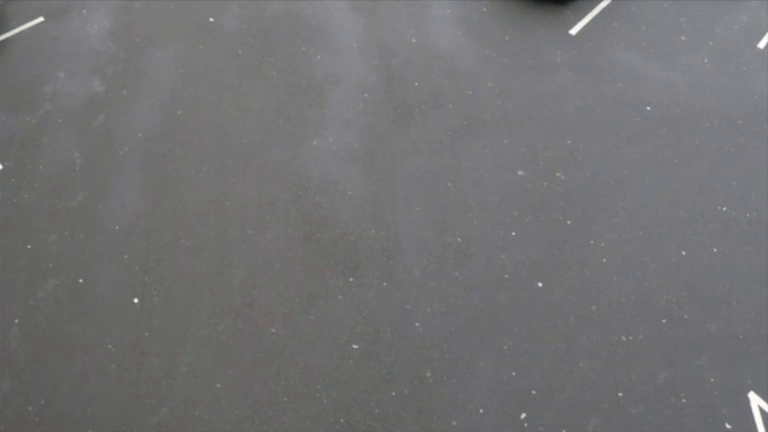
#> input picture frame 37 of Experiment 8 - Solutions by students/car-detection.mp4, 768 x 432 px
$ python exp-8.py
#> lines starting #> are read from the running program, lines starting #| are printed output that depends on the picture
import os
import urllib.request
import cv2
import numpy as np

# -------------------------------------------------------------------------
# Step 1: Load video sequence (downloading car-detection benchmark)
# -------------------------------------------------------------------------
VIDEO_PATH = "car-detection.mp4"
VIDEO_URL = "https://raw.githubusercontent.com/intel-iot-devkit/sample-videos/master/car-detection.mp4"

if not os.path.exists(VIDEO_PATH):
    print("Downloading car-detection.mp4...")
    urllib.request.urlretrieve(VIDEO_URL, VIDEO_PATH)
    print("Download finished.")

cap = cv2.VideoCapture(VIDEO_PATH)
fps = cap.get(cv2.CAP_PROP_FPS)
if fps <= 0:
    fps = 30.0

ret, first_frame = cap.read()
#> first_frame is the input picture: shape (432, 768, 3); mean B, G, R 114.8, 113.7, 114
if not ret:
    cap.release()
    raise RuntimeError("Failed to read video.")

# -------------------------------------------------------------------------
# Step 2: Grayscale conversion & Shi-Tomasi Feature Corner Detection
# -------------------------------------------------------------------------
prev_gray = cv2.cvtColor(first_frame, cv2.COLOR_BGR2GRAY)
feature_params = dict(maxCorners=150, qualityLevel=0.3, minDistance=7, blockSize=7)
p0 = cv2.goodFeaturesToTrack(prev_gray, mask=None, **feature_params)
#> p0 = [[135, 300], [751, 393], [570, 31], [759, 45], [42, 18], [540, 284], [523, 415], [728, 425], [211, 19], [760, 407]]

# Parameters for Step 3: Lucas-Kanade Sparse Flow
lk_params = dict(
    winSize=(15, 15),
    maxLevel=2,
    criteria=(cv2.TERM_CRITERIA_EPS | cv2.TERM_CRITERIA_COUNT, 10, 0.03),
)

# Canvases for Step 4 & Step 6
trajectory_canvas = np.zeros_like(first_frame)
hsv_canvas = np.zeros_like(first_frame)
hsv_canvas[..., 1] = 255  # Fixed saturation

# Tracking metrics accumulators for Step 5 & Step 8
cumulative_distance = 0.0
frame_count = 0
PANEL_W, PANEL_H = 480, 270

print("Running full optical flow pipeline. Press 'q' to exit.")

while cap.isOpened():
    ret, frame = cap.read()
    if not ret:
        break

    frame_count += 1
    frame_gray = cv2.cvtColor(frame, cv2.COLOR_BGR2GRAY)
    lk_vis = frame.copy()

    # Step 2 refresh: Re-detect feature corners if points drop
    if p0 is None or len(p0) < 15:
        p0 = cv2.goodFeaturesToTrack(prev_gray, mask=None, **feature_params)

    # ---------------------------------------------------------------------
    # Step 3, 4, 5, 8: Lucas-Kanade Flow, Trajectory, Direction & Speed
    # ---------------------------------------------------------------------
    current_speeds = []
    current_angles = []
    active_points_count = 0

    if p0 is not None:
        p1, status, err = cv2.calcOpticalFlowPyrLK(
            prev_gray, frame_gray, p0, None, **lk_params
        )
#> p1 = [[135, 299.9], [751, 393], [570.1, 30.89], [759, 44.89], [41.98, 17.88], [540.1, 284], [523, 414.9], [728, 425], [211, 18.94], [760, 407]]; status = [1, 1, 1, 1, 1, 1, 1, 1, 1, 1]; err = [0.979, 1.46, 1.33, 1.3, 1.32, 1.1, 0.887, 1.16, 0.711, 1.15]

        if p1 is not None and status is not None:
            good_new = p1[status == 1]
#> good_new has the same summary as p1
            good_old = p0[status == 1]
#> good_old has the same summary as p0
            active_points_count = len(good_new)
#> active_points_count = 10

            for new_pt, old_pt in zip(good_new, good_old):
                x_new, y_new = new_pt.ravel()
                x_old, y_old = old_pt.ravel()

                dx = float(x_new - x_old)
                dy = float(y_new - y_old)

                # Step 5: Magnitude (displacement) and direction (angle)
                displacement = float(np.hypot(dx, dy))
                angle_deg = float(np.degrees(np.arctan2(dy, dx))) % 360.0

                current_speeds.append(displacement)
                current_angles.append(angle_deg)

                # Step 4: Draw persistent motion trajectory paths & vectors
                trajectory_canvas = cv2.line(
                    trajectory_canvas,
                    (int(x_new), int(y_new)),
                    (int(x_old), int(y_old)),
                    (0, 255, 0),
                    2,
                )
                lk_vis = cv2.circle(
                    lk_vis, (int(x_new), int(y_new)), 4, (0, 0, 255), -1
                )
#> this loop made 10 passes
#> (x_new, y_new, x_old, y_old, dx, dy, displacement, angle_deg) on passes 1 to 10: (135, 299.9, 135, 300, -0.00116, -0.0717, 0.0717, 269.1), (751, 393, 751, 393, 0.0308, -0.05, 0.0587, 301.7), (570.1, 30.89, 570, 31, 0.0678, -0.112, 0.131, 301.2), (759, 44.89, 759, 45, 0.000244, -0.11, 0.11, 270.1), (41.98, 17.88, 42, 18, -0.0209, -0.117, 0.119, 259.8), (540.1, 284, 540, 284, 0.0688, -0.0442, 0.0818, 327.3), (523, 414.9, 523, 415, 0.0407, -0.0674, 0.0787, 301.1), (728, 425, 728, 425, 0.016, 0.0129, 0.0206, 38.91), (211, 18.94, 211, 19, -0.0106, -0.058, 0.0589, 259.7), (760, 407, 760, 407, 0.0293, 0.0144, 0.0327, 26.23)
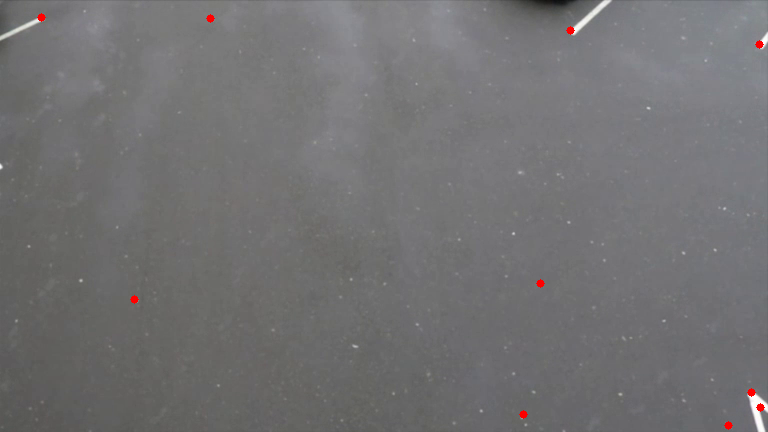
#> lk_vis: shape (432, 768, 3); mean B, G, R 114.6, 113.5, 114.2
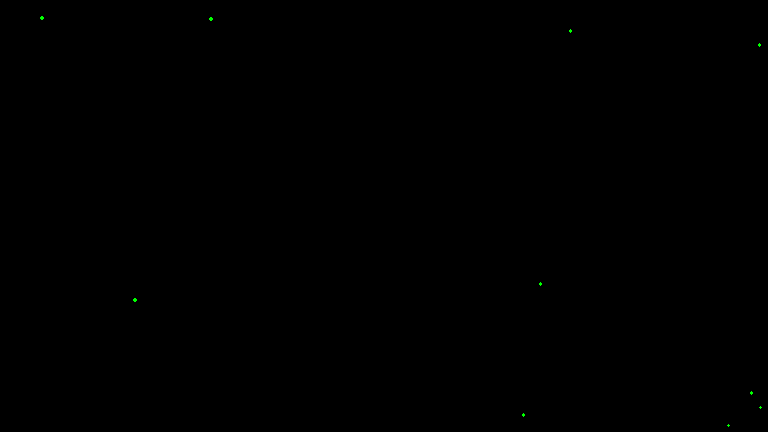
#> trajectory_canvas: shape (432, 768, 3); mean of channels 0, 1, 2 0, 0.1, 0; drawn as B, G, R
#> after the loop, current_angles = [269.1, 301.7, 301.2, 270.1, 259.8, 327.3, 301.1, 38.91, 259.7, 26.23]; current_speeds = [0.0717, 0.0587, 0.131, 0.11, 0.119, 0.0818, 0.0787, 0.0206, 0.0589, 0.0327]

            p0 = good_new.reshape(-1, 1, 2)
#> p0 has the same summary as p1

    # Overlay trajectory lines on LK frame
    lk_vis = cv2.add(lk_vis, trajectory_canvas)

    # Step 8: Calculate instantaneous and cumulative motion metrics
    frame_avg_speed = float(np.mean(current_speeds)) if current_speeds else 0.0
#> frame_avg_speed = 0.0763
    frame_avg_angle = float(np.mean(current_angles)) if current_angles else 0.0
#> frame_avg_angle = 235.5
    cumulative_distance += frame_avg_speed
#> cumulative_distance = 0.0763
    real_time_sec = frame_count / fps

    # ---------------------------------------------------------------------
    # Step 5 & 6: Gunnar Farnebäck Dense Optical Flow (HSV Visualization)
    # ---------------------------------------------------------------------
    flow = cv2.calcOpticalFlowFarneback(
        prev_gray,
        frame_gray,
        None,
        pyr_scale=0.5,
        levels=3,
        winsize=15,
        iterations=3,
        poly_n=5,
        poly_sigma=1.2,
        flags=0,
    )

    flow_mag, flow_ang = cv2.cartToPolar(flow[..., 0], flow[..., 1])
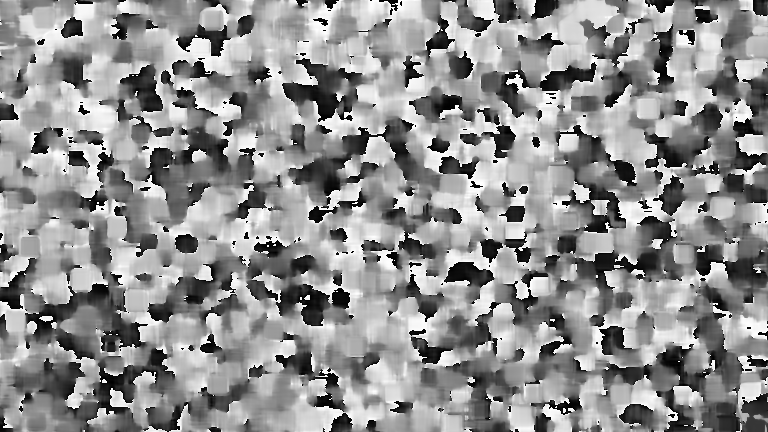
#> flow_ang: shape (432, 768) float32; min 0.000123, max 6.28, mean 3.56; drawn with min black and max white
    hsv_canvas[..., 0] = flow_ang * 180 / np.pi / 2
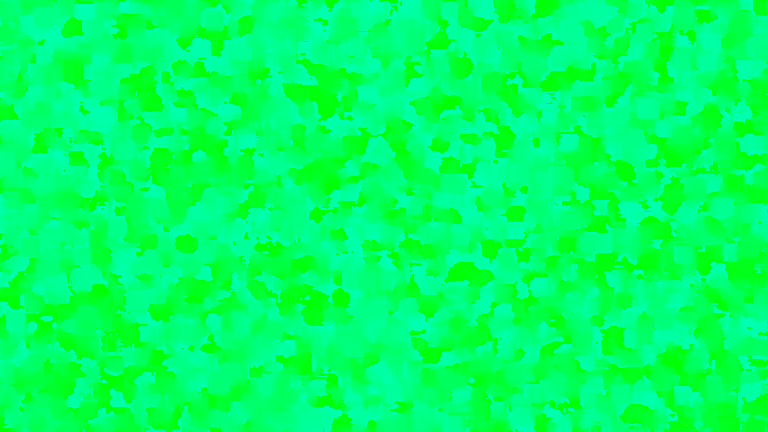
#> hsv_canvas: shape (432, 768, 3); mean of channels 0, 1, 2 101.3, 255, 0; drawn as B, G, R
    hsv_canvas[..., 2] = cv2.normalize(flow_mag, None, 0, 255, cv2.NORM_MINMAX)
    dense_vis = cv2.cvtColor(hsv_canvas, cv2.COLOR_HSV2BGR)

    prev_gray = frame_gray.copy()

    # ---------------------------------------------------------------------
    # Visualization & Live Telemetry Dashboard
    # ---------------------------------------------------------------------
    p1_view = cv2.resize(frame, (PANEL_W, PANEL_H))
    p2_view = cv2.resize(lk_vis, (PANEL_W, PANEL_H))
    p3_view = cv2.resize(dense_vis, (PANEL_W, PANEL_H))

    # Panel Titles
    cv2.putText(p1_view, "1. Input Stream", (12, 22), cv2.FONT_HERSHEY_SIMPLEX, 0.55, (0, 255, 255), 2)
#> p1_view: shape (270, 480, 3); mean B, G, R 114, 114.5, 114.9
    cv2.putText(p2_view, "2. Lucas-Kanade (Sparse)", (12, 22), cv2.FONT_HERSHEY_SIMPLEX, 0.55, (0, 255, 255), 2)
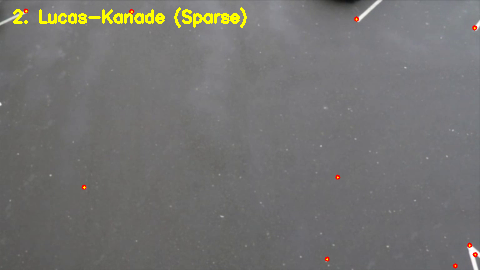
#> p2_view: shape (270, 480, 3); mean B, G, R 113, 115, 115.7
    cv2.putText(p3_view, "3. Farneback (Dense HSV)", (12, 22), cv2.FONT_HERSHEY_SIMPLEX, 0.55, (0, 255, 255), 2)
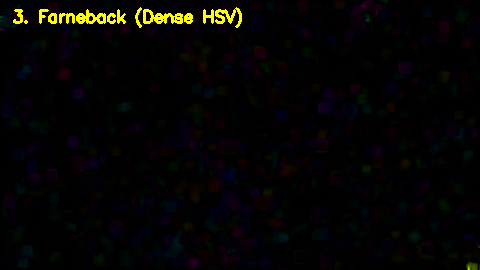
#> p3_view: shape (270, 480, 3); mean B, G, R 3.1, 4.4, 5.2

    # Step 5 & Step 8 HUD Telemetry (Points, Speed, Direction, Trajectory Displacement)
    hud_bg = p2_view.copy()
    cv2.rectangle(hud_bg, (10, PANEL_H - 105), (280, PANEL_H - 10), (0, 0, 0), -1)
    p2_view = cv2.addWeighted(hud_bg, 0.6, p2_view, 0.4, 0)

    cv2.putText(p2_view, f"Tracked Points: {active_points_count}", (15, PANEL_H - 85), cv2.FONT_HERSHEY_SIMPLEX, 0.45, (255, 255, 255), 1)
    cv2.putText(p2_view, f"Speed: {frame_avg_speed:.2f} px/frame", (15, PANEL_H - 65), cv2.FONT_HERSHEY_SIMPLEX, 0.45, (0, 255, 0), 1)
    cv2.putText(p2_view, f"Direction: {frame_avg_angle:.1f} deg", (15, PANEL_H - 45), cv2.FONT_HERSHEY_SIMPLEX, 0.45, (0, 255, 255), 1)
    cv2.putText(p2_view, f"Total Displ: {cumulative_distance:.1f} px", (15, PANEL_H - 25), cv2.FONT_HERSHEY_SIMPLEX, 0.45, (200, 200, 255), 1)

    # Combine into a horizontal dashboard
    dashboard = np.hstack([p1_view, p2_view, p3_view])
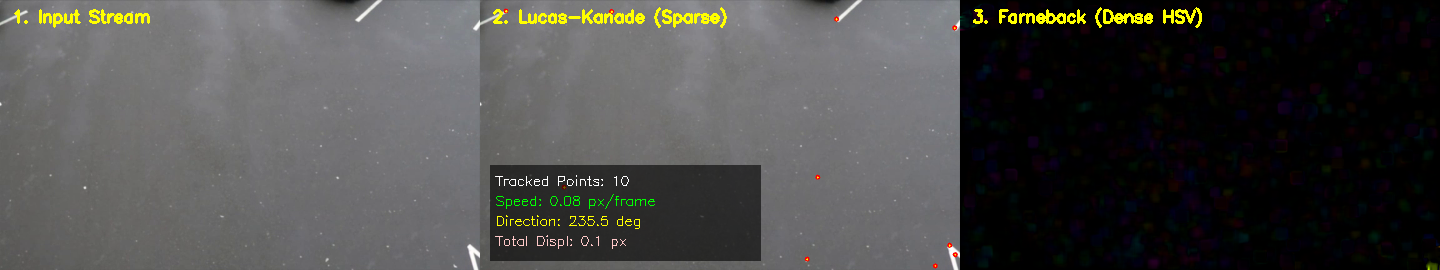
#> dashboard: shape (270, 1440, 3); mean B, G, R 72.8, 74.5, 74.9
    cv2.imshow("Optical Flow Tracking & Motion Analysis", dashboard)

    if cv2.waitKey(20) & 0xFF == ord("q"):
#> (key q is pressed here)
        break

cap.release()
cv2.destroyAllWindows()

$ run again, starting later in the video
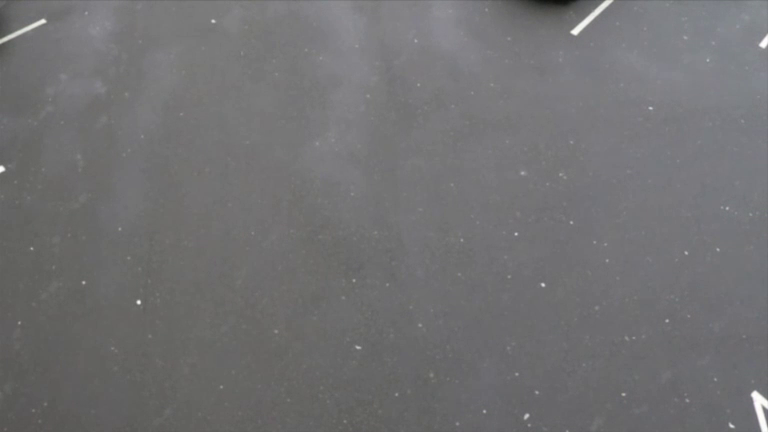
#> input picture frame 169 of Experiment 8 - Solutions by students/car-detection.mp4, 768 x 432 px
#> first_frame is the input picture: shape (432, 768, 3); mean B, G, R 114.4, 113.2, 113.6
#> `p0 = cv2.goodFeaturesToTrack(prev_gray, mask=None, **feature_params)`: p0 = [[138, 302], [754, 393], [2, 168], [572, 31], [761, 44], [44, 21], [543, 284], [764, 407], [731, 425], [526, 416]]
#> p1 = [[138.3, 302.2], [754.1, 393.1], [2.19, 168.2], [572.2, 31.11], [761.1, 44.12], [44.22, 21.17], [543.2, 284.1], [764.1, 407.1], [731.1, 425], [526.3, 416]]; status = [1, 1, 1, 1, 1, 1, 1, 1, 1, 1]; err = [1.8, 1.07, 3.04, 1.46, 1.59, 1.51, 0.914, 2.55, 0.832, 1.23]
#> good_new has the same summary as p1
#> good_old has the same summary as p0
#> active_points_count = 10
#> the loop `for new_pt, old_pt in zip(good_new, good_old):` made 10 passes
#> (x_new, y_new, x_old, y_old, dx, dy, displacement, angle_deg) on passes 1 to 8: (138.3, 302.2, 138, 302, 0.333, 0.223, 0.401, 33.87), (754.1, 393.1, 754, 393, 0.117, 0.0941, 0.15, 38.84), (2.19, 168.2, 2, 168, 0.187, 0.196, 0.271, 46.33), (572.2, 31.11, 572, 31, 0.201, 0.11, 0.229, 28.73), (761.1, 44.12, 761, 44, 0.0961, 0.123, 0.156, 52.07), (44.22, 21.17, 44, 21, 0.219, 0.172, 0.278, 38.19), (543.2, 284.1, 543, 284, 0.228, 0.096, 0.247, 22.88), (764.1, 407.1, 764, 407, 0.124, 0.0693, 0.142, 29.27)
#> after the loop `for new_pt, old_pt in zip(good_new, good_old):`:
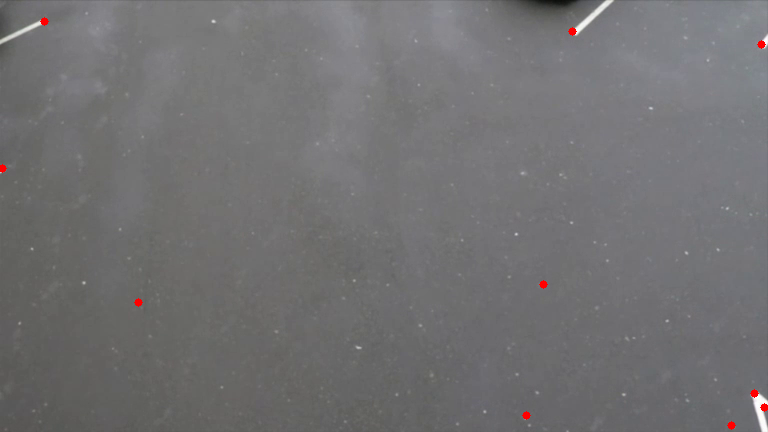
#> lk_vis: shape (432, 768, 3); mean B, G, R 114.2, 113, 113.8
#> after the loop `for new_pt, old_pt in zip(good_new, good_old):`: current_angles = [33.87, 38.84, 46.33, 28.73, 52.07, 38.19, 22.88, 29.27, 18.53, 358.3]; current_speeds = [0.401, 0.15, 0.271, 0.229, 0.156, 0.278, 0.247, 0.142, 0.101, 0.288]
#> `p0 = good_new.reshape(-1, 1, 2)`: p0 has the same summary as p1
#> frame_avg_speed = 0.226
#> frame_avg_angle = 66.7
#> cumulative_distance = 0.226
#> `dashboard = np.hstack([p1_view, p2_view, p3_view])`:
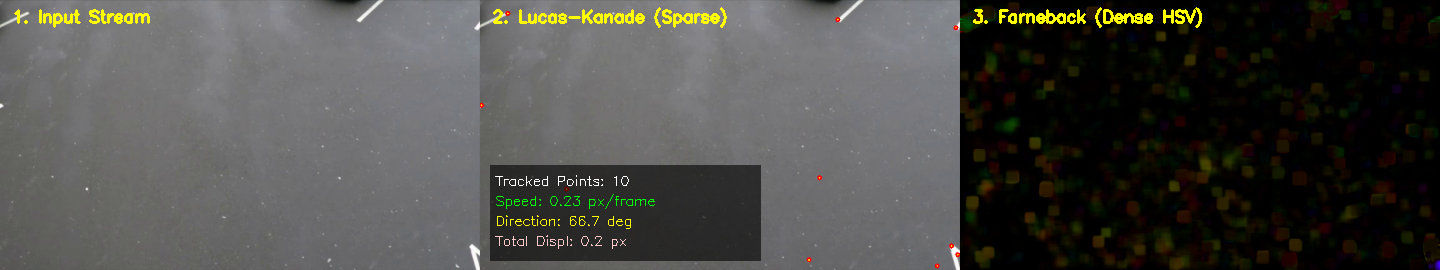
#> dashboard: shape (270, 1440, 3); mean B, G, R 71.8, 75.6, 76.3

$ run again, starting later in the video
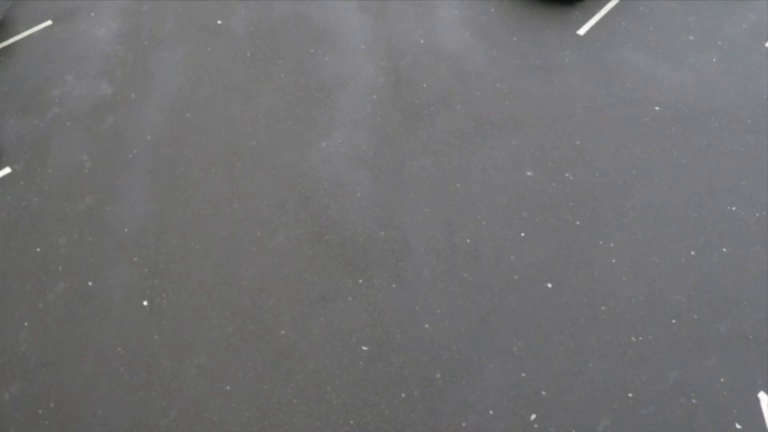
#> input picture frame 301 of Experiment 8 - Solutions by students/car-detection.mp4, 768 x 432 px
#> first_frame is the input picture: shape (432, 768, 3); mean B, G, R 114.4, 113.1, 113.4
#> `p0 = cv2.goodFeaturesToTrack(prev_gray, mask=None, **feature_params)`: p0 = [[145, 303], [9, 169], [761, 394], [578, 32], [50, 21], [549, 285], [738, 425], [533, 416]]
#> p1 = [[145, 303], [8.98, 169.3], [761, 394], [578.2, 32.22], [50.26, 21], [549, 285], [738.1, 425], [533, 416]]; status = [1, 1, 1, 1, 1, 1, 1, 1]; err = [0, 1.47, 0.135, 2.03, 0.658, 0, 0.459, 0]
#> good_new has the same summary as p1
#> good_old has the same summary as p0
#> active_points_count = 8
#> the loop `for new_pt, old_pt in zip(good_new, good_old):` made 8 passes
#> (x_new, y_new, x_old, y_old, dx, dy, displacement, angle_deg) on passes 1 to 8: (145, 303, 145, 303, 0, 0, 0, 0), (8.98, 169.3, 9, 169, -0.0166, 0.262, 0.262, 93.64), (761, 394, 761, 394, 0.00574, -0.000641, 0.00577, 353.6), (578.2, 32.22, 578, 32, 0.191, 0.222, 0.293, 49.18), (50.26, 21, 50, 21, 0.264, 0.00328, 0.264, 0.714), (549, 285, 549, 285, 0, 0, 0, 0), (738.1, 425, 738, 425, 0.076, 0.0367, 0.0844, 25.75), (533, 416, 533, 416, 0, 0, 0, 0)
#> after the loop `for new_pt, old_pt in zip(good_new, good_old):`:
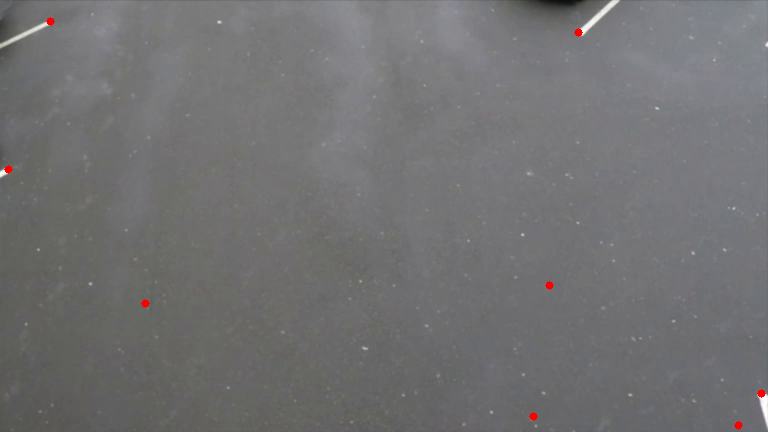
#> lk_vis: shape (432, 768, 3); mean B, G, R 114.2, 112.9, 113.5
#> after the loop `for new_pt, old_pt in zip(good_new, good_old):`: current_angles = [0, 93.64, 353.6, 49.18, 0.714, 0, 25.75, 0]; current_speeds = [0, 0.262, 0.00577, 0.293, 0.264, 0, 0.0844, 0]
#> `p0 = good_new.reshape(-1, 1, 2)`: p0 has the same summary as p1
#> frame_avg_speed = 0.114
#> frame_avg_angle = 65.36
#> cumulative_distance = 0.114
#> `dashboard = np.hstack([p1_view, p2_view, p3_view])`:
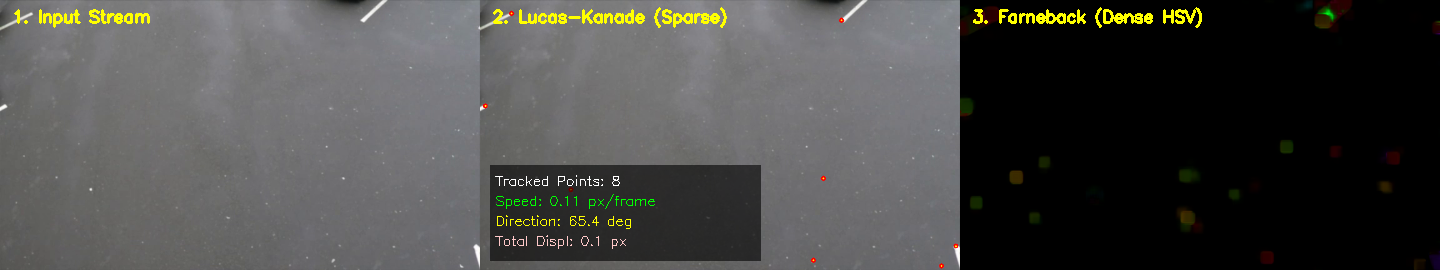
#> dashboard: shape (270, 1440, 3); mean B, G, R 71.6, 73.9, 74
